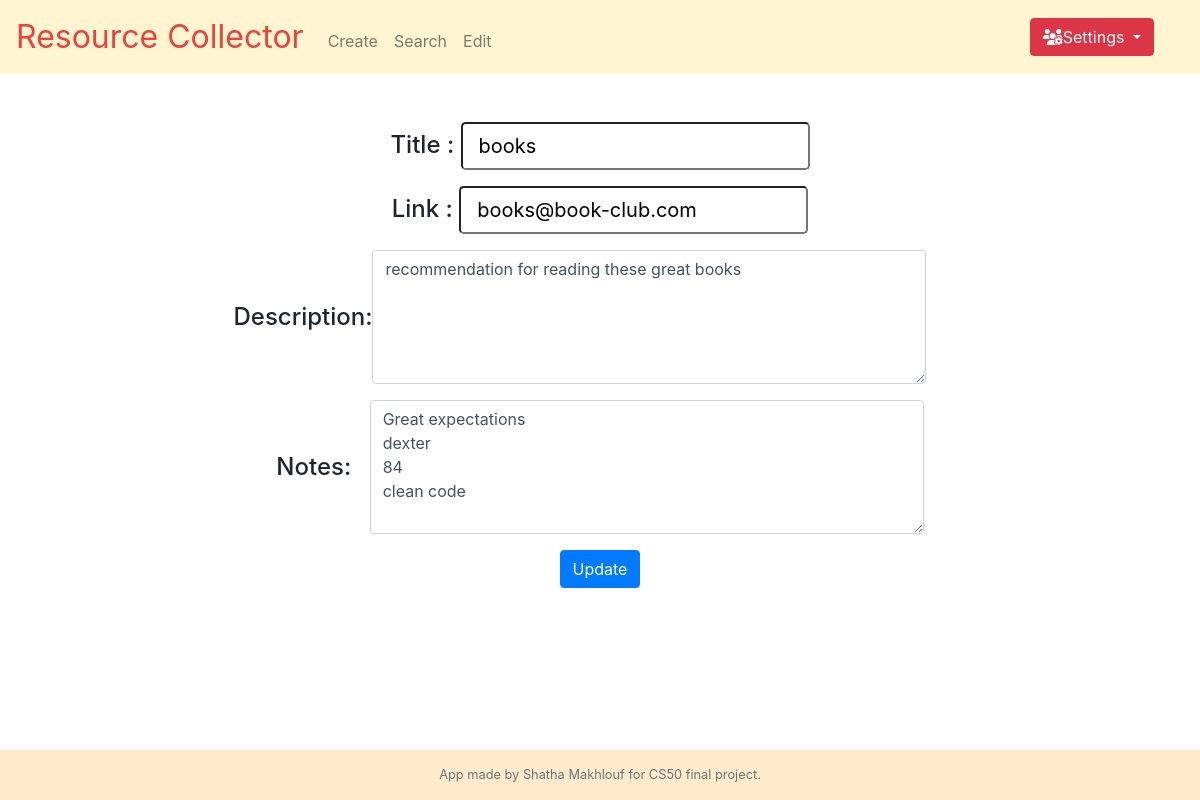
The app's page /update?title=books (signed in) with its own data.
### tables this page shows
CREATE TABLE 'data' ('id' integer NOT NULL, 'Title' text NOT NULL, 'Link' text NOT NULL, 'Description' text NOT NULL, 'Notes' text NOT NULL);

### application.py (the view)
@app.route("/update", methods=["GET", "POST"])
@login_required
def update():
    resource_title = request.args.get('title', None)
    if request.method == 'POST':
        if not request.form.get("title"):
            return apology("must provide title", 403)
        elif not request.form.get("link"):
            return apology("must provide resource link or type none", 403)
        elif not request.form.get("details"):
            return apology("must add resouce description or type none", 403)
        title = request.form.get("title")
        link = request.form.get("link")
        description = request.form.get("details")
        notes = request.form.get("notes")
        rows = db.execute("SELECT * FROM data where id=:id AND title=:title", id=session["user_id"], title=title)
        print(rows)
        if len(rows) == 1:
            if rows[0]['Title'] == title:
                db.execute("UPDATE data SET  Link=:Link, Description=:Description, notes=:notes where id=:id And title=:title" ,
                            Link=link, Description=description, notes=notes, id=session["user_id"], title =title)
                details = db.execute("SELECT * FROM data WHERE id=:id AND title=:title", id=session["user_id"], title=title)
                return render_template("resource_details.html", details=details)
            else:
                flash("You already have a resource with the same title.Please choose a different title")
                details = [{'Title': title, 'Link' : link, 'Description': description, 'Notes': notes}]
                return  render_template("update.html", details=details)
        else:
             db.execute("UPDATE data SET  title=:title, Link=:Link, Description=:Description, notes=:notes where id=:id",
                        Link=link, Description=description, notes=notes, id=session["user_id"], title =title)
             details =  db.execute("select * from data where id=:id and title=:title",id=session["user_id"], title=title)
             return render_template("resource_details.html", details=details)
    else:
        details = db.execute("select * from data where id=:id and title=:title",id=session["user_id"], title=resource_title)
        return render_template("update.html", details=details)

### application.py (called while the page is built)
@app.after_request
def after_request(response):
    response.headers["Cache-Control"] = "no-cache, no-store, must-revalidate"
    response.headers["Expires"] = 0
    response.headers["Pragma"] = "no-cache"
    return response

### helpers.py (called while the page is built)
def login_required(f):
    @wraps(f)
    def decorated_function(*args, **kwargs):
        if session.get("user_id") is None:
            return redirect("/login")
        return f(*args, **kwargs)
    return decorated_function

### templates/update.html (shortened to what this page needs)
{% extends "layout.html" %}
{% block main %}
  <form action="/update" method="post">
        <div class="form-group">
            <lable for="title" class="h4">Title  : </lable><input autocomplete="off" id="title" class="form-control-lg" name="title" value="{{details[0]['Title']}}" type="text">
        </div>
         <div class="form-group">
            <lable for="link" class="h4">Link  : </lable><input autocomplete="off" autofocus id="link" class="form-control-lg" name="link" value="{{details[0]["Link"]}}" type="text">
        </div>
         <div class="form-group formfield">
            <lable for="description" class="h4">Description:</lable><textarea rows="5" cols="50" autocomplete="off" autofocus id="description" class="form-control position" name="details" >{{details[0]["Description"]}}</textarea>
        </div>
        <div class="form-group formfield">
            <lable for="notes" class="h4 note">Notes:  </lable><textarea rows="5" cols="50"autocomplete="off" autofocus class="form-control" name="notes" >{{details[0]["Notes"]}}</textarea>
        </div>
        <button class="btn btn-primary" type="submit">Update</button>
    </form>
{% endblock %}

### static/styles.css (style rules this page uses)
main .form-control { display: inline-block; width: auto; }
body { background-image: url("https://cdn.pixabay.com/photo/2014/05/03/00/46/notebook-336634_1280.jpg"); background-repeat: no-repeat; background-position: center top; }
html , body { height: 100%; }
.position { margin-right:40px; }
.formfield * { vertical-align: middle; }
.note { margin-right:12px; }

### records on screen
data: title "books", link "books@book-club.com", details "recommendation for reading these great books", notes "Great expectations dexter 84 clean code"
